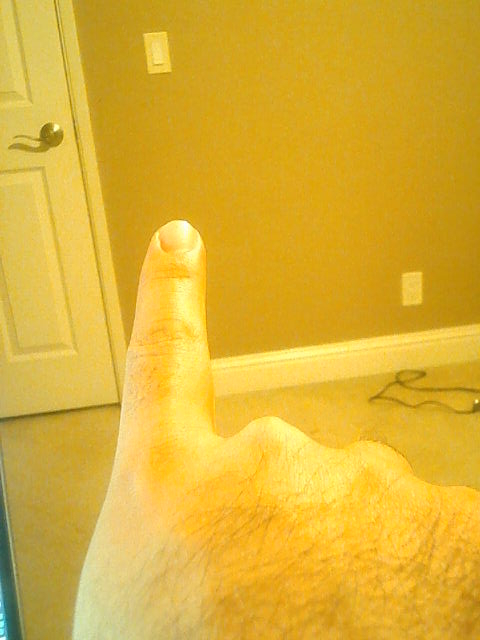
#> input picture CollectedData/old_data_code/twoCamImages/webCam0.jpg, 480 x 640 px, found by its file name
$ jupyter execute --allow-errors templateMatching.ipynb
#> lines starting #> are read from the running program, lines starting #| are printed output that depends on the picture
[cell 1]
import numpy as np
import cv2 as cv
import matplotlib.pyplot as plt

imgL = cv.imread("/Users/ApplePro/Desktop/School/GradSchool/Courses/239as/ece239as/old_data_code/twoCamImages/webCam0.jpg")
#> imgL is the input picture: shape (640, 480, 3); mean B, G, R 52.7, 177.6, 221
imgR = cv.imread("/Users/ApplePro/Desktop/School/GradSchool/Courses/239as/ece239as/old_data_code/twoCamImages/webCam1.jpg")
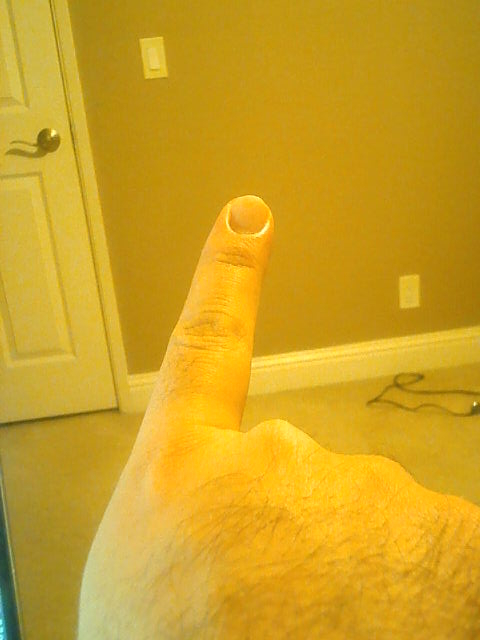
#> input picture CollectedData/old_data_code/twoCamImages/webCam1.jpg, 480 x 640 px, found by its file name
#> imgR is the input picture: shape (640, 480, 3); mean B, G, R 33.9, 161.4, 206.5
imgL_gray = cv.cvtColor(imgL, cv.COLOR_BGR2GRAY)
imgR_gray = cv.cvtColor(imgR, cv.COLOR_BGR2GRAY)
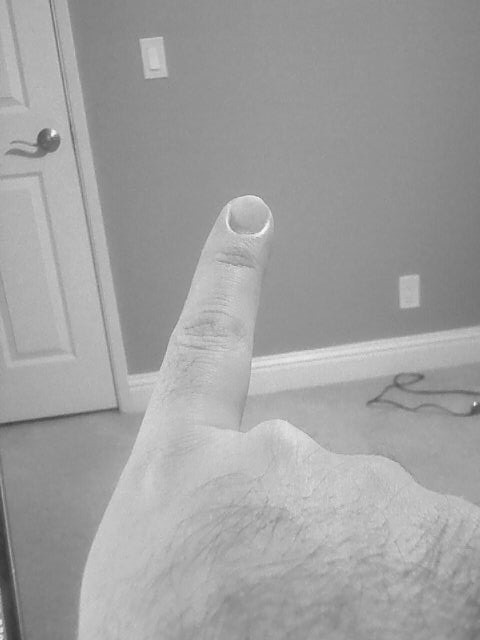
#> imgR_gray: shape (640, 480); min 52, max 247, mean 160.3
#print(imgL_gray.shape, imgR_gray.shape)
stereo = cv.StereoBM_create(numDisparities=16,blockSize=21)
disparity = stereo.compute(imgL_gray, imgR_gray)
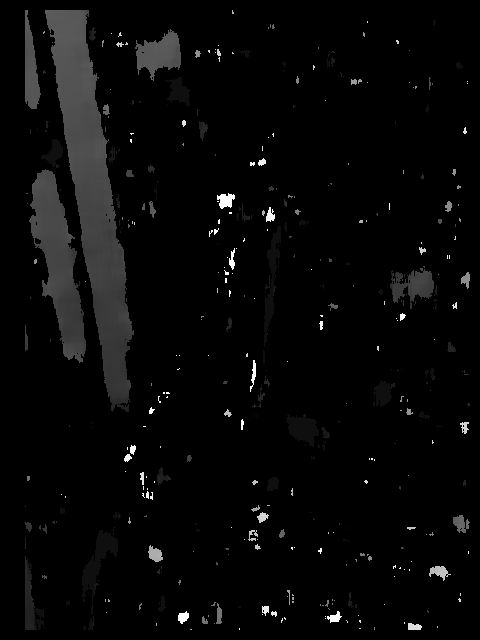
#> disparity: shape (640, 480) int16; min -16, max 240, mean -8.1; drawn with min black and max white
plt.imshow(disparity,'gray')
plt.show()

# template matching

[cell 2]
piCam=cv.imread("piCam3.jpg")
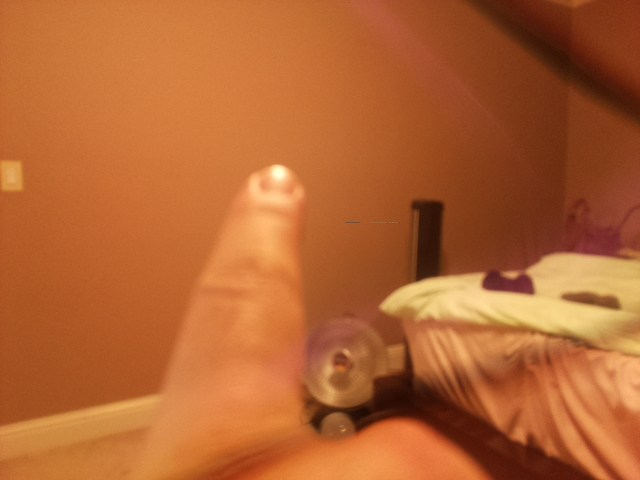
#> input picture CollectedData/piCam3.jpg, 640 x 480 px, found by its file name
#> piCam is the input picture: shape (480, 640, 3); mean B, G, R 49.9, 100.1, 179.5

[cell 3]
webCam=cv.imread("webCam4.jpg")
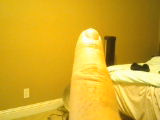
#> input picture CollectedData/webCam4.jpg, 160 x 120 px, found by its file name
#> webCam is the input picture: shape (120, 160, 3); mean B, G, R 38.9, 169.9, 212.1

[cell 4]
height,width=webCam.shape[:2]
#> height = 120; width = 160

#> (a cell that did not finish here is left out)

[cell 6]
crop_img = webCam[20:60, 65:120]
#> (the rest of this cell did not finish here and is left out)

#> (a cell that did not finish here is left out)

#> (a cell that did not finish here is left out)

#> (a cell that did not finish here is left out)

#> (a cell that did not finish here is left out)

[cell 11]
import cv2
import numpy as np
from matplotlib import pyplot as plt

img = cv.cvtColor(piCam, cv.COLOR_BGR2GRAY)
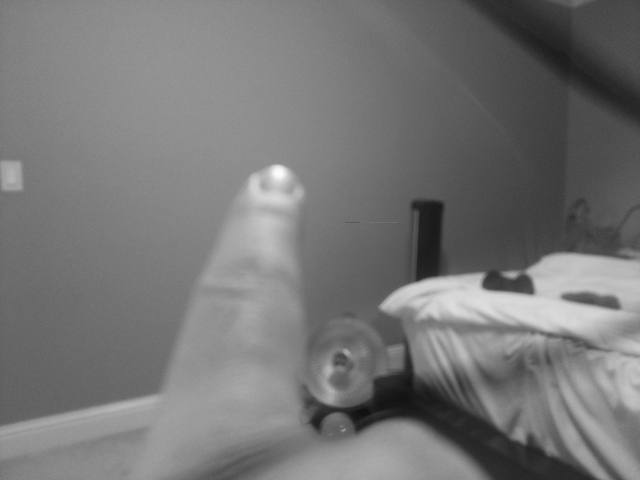
#> img: shape (480, 640); min 14, max 252, mean 118.1
img2 = img.copy()
template = cv.cvtColor(crop_img, cv.COLOR_BGR2GRAY)
w, h = template.shape[::-1]
#> w = 55; h = 40

# All the 6 methods for comparison in a list
methods = ['cv2.TM_CCOEFF', 'cv2.TM_CCOEFF_NORMED', 'cv2.TM_CCORR',
            'cv2.TM_CCORR_NORMED', 'cv2.TM_SQDIFF', 'cv2.TM_SQDIFF_NORMED']

for meth in methods:
    img = img2.copy()
    method = eval(meth)

    # Apply template Matching
    res = cv2.matchTemplate(img,template,method)
    min_val, max_val, min_loc, max_loc = cv2.minMaxLoc(res)

    # If the method is TM_SQDIFF or TM_SQDIFF_NORMED, take minimum
    if method in [cv2.TM_SQDIFF, cv2.TM_SQDIFF_NORMED]:
        top_left = min_loc
    else:
        top_left = max_loc
    bottom_right = (top_left[0] + w, top_left[1] + h)

    cv2.rectangle(img,top_left, bottom_right, 255, 2)

    plt.subplot(121),plt.imshow(res,cmap = 'gray')
    plt.title('Matching Result'), plt.xticks([]), plt.yticks([])
    plt.subplot(122),plt.imshow(img,cmap = 'gray')
    plt.title('Detected Point'), plt.xticks([]), plt.yticks([])
    plt.suptitle(meth)

    plt.show()
#> this loop made 6 passes
#> (min_val, max_val, min_loc, top_left, bottom_right) on passes 1 to 4: (-3895152, 3557397.2, (497, 254), (447, 255), (502, 295)), (-0.786, 0.781, (530, 112), (244, 207), (299, 247)), (12017270, 76153280, (376, 378), (428, 278), (483, 318)), (0.751, 0.98, (384, 365), (262, 375), (317, 415))
#> (min_val, max_val, max_loc, top_left, bottom_right) on passes 5 to 6: (3427392, 49624120, (377, 378), (250, 209), (305, 249)), (0.0508, 1, (456, 0), (258, 159), (313, 199))
#> pass 1, `res = cv2.matchTemplate(img,template,method)`:
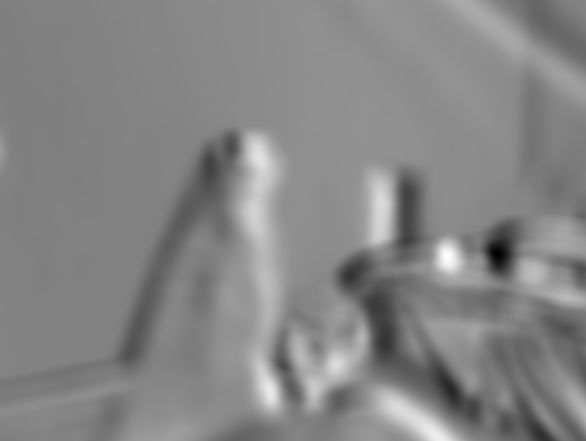
#> res: shape (441, 586) float32; min -3895152, max 3557397.2, mean 11899.4; drawn with min black and max white
#> pass 1, `plt.show()`:
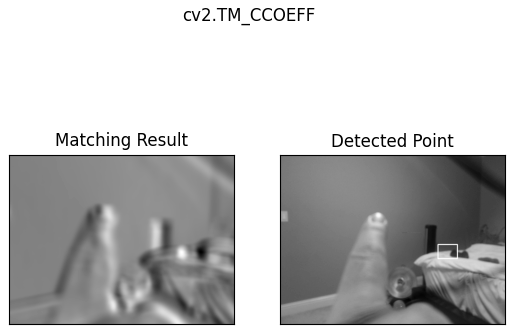
#> figure drawn by matplotlib, 2 panels
#> pass 3, `res = cv2.matchTemplate(img,template,method)`:
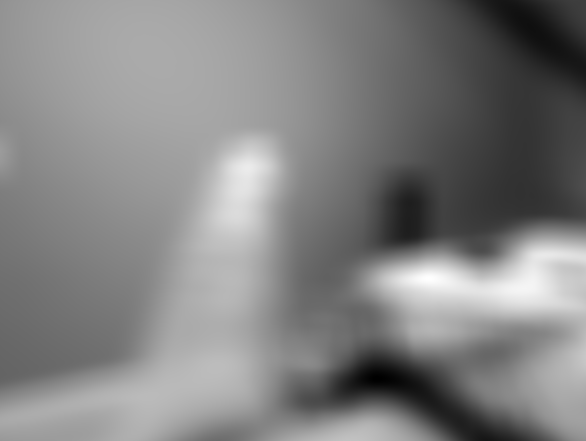
#> res: shape (441, 586) float32; min 12017270, max 76153280, mean 44720704; drawn with min black and max white
#> after the loop:
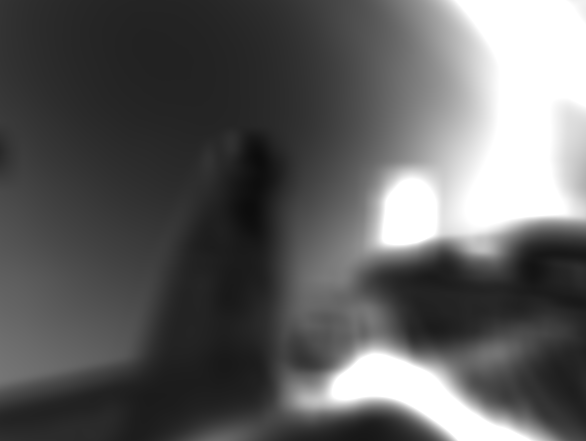
#> res: shape (441, 586) float32; min 0.0508, max 1, mean 0.373

[cell 12]
cv2.minMaxLoc(res)
#> Out = (0.0508, 1, (258, 159), (456, 0))

[cell 13]
eval(meth)
#> Out = 1
